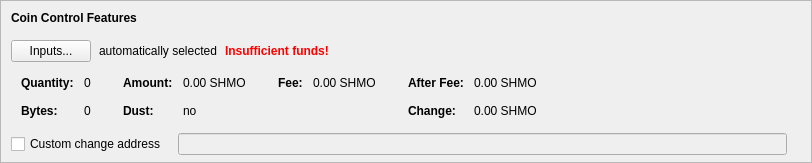
    <widget class="QFrame" name="frameCoinControl">
     <property name="sizePolicy">
      <sizepolicy hsizetype="Expanding" vsizetype="Expanding">
       <horstretch>0</horstretch>
       <verstretch>0</verstretch>
      </sizepolicy>
     </property>
     <property name="maximumSize">
      <size>
       <width>16777215</width>
       <height>16777215</height>
      </size>
     </property>
     <property name="frameShape">
      <enum>QFrame::StyledPanel</enum>
     </property>
     <property name="frameShadow">
      <enum>QFrame::Sunken</enum>
     </property>
     <layout class="QVBoxLayout" name="verticalLayoutCoinControl2">
      <property name="spacing">
       <number>0</number>
      </property>
      <property name="leftMargin">
       <number>0</number>
      </property>
      <property name="topMargin">
       <number>0</number>
      </property>
      <property name="rightMargin">
       <number>0</number>
      </property>
      <property name="bottomMargin">
       <number>6</number>
      </property>
      <item>
       <layout class="QVBoxLayout" name="verticalLayoutCoinControl" stretch="0,0,0,0,1">
        <property name="spacing">
         <number>0</number>
        </property>
        <property name="leftMargin">
         <number>10</number>
        </property>
        <property name="topMargin">
         <number>10</number>
        </property>
        <item>
         <layout class="QHBoxLayout" name="horizontalLayoutCoinControl1">
          <property name="bottomMargin">
           <number>15</number>
          </property>
          <item>
           <widget class="QLabel" name="labelCoinControlFeatures">
            <property name="sizePolicy">
             <sizepolicy hsizetype="Preferred" vsizetype="Maximum">
              <horstretch>0</horstretch>
              <verstretch>0</verstretch>
             </sizepolicy>
            </property>
            <property name="font">
             <font>
              <weight>75</weight>
              <bold>true</bold>
             </font>
            </property>
            <property name="styleSheet">
             <string notr="true">font-weight:bold;</string>
            </property>
            <property name="text">
             <string>Coin Control Features</string>
            </property>
           </widget>
          </item>
         </layout>
        </item>
        <item>
         <layout class="QHBoxLayout" name="horizontalLayoutCoinControl2" stretch="0,0,0,0">
          <property name="spacing">
           <number>8</number>
          </property>
          <property name="bottomMargin">
           <number>10</number>
          </property>
          <item>
           <widget class="QPushButton" name="pushButtonCoinControl">
            <property name="styleSheet">
             <string notr="true"/>
            </property>
            <property name="text">
             <string>Inputs...</string>
            </property>
            <property name="autoDefault">
             <bool>false</bool>
            </property>
           </widget>
          </item>
          <item>
           <widget class="QLabel" name="labelCoinControlAutomaticallySelected">
            <property name="text">
             <string>automatically selected</string>
            </property>
            <property name="margin">
             <number>5</number>
            </property>
           </widget>
          </item>
          <item>
           <widget class="QLabel" name="labelCoinControlInsuffFunds">
            <property name="font">
             <font>
              <weight>75</weight>
              <bold>true</bold>
             </font>
            </property>
            <property name="styleSheet">
             <string notr="true">color:red;font-weight:bold;</string>
            </property>
            <property name="text">
             <string>Insufficient funds!</string>
            </property>
            <property name="margin">
             <number>5</number>
            </property>
           </widget>
          </item>
          <item>
           <spacer name="horizontalSpacerCoinControl">
            <property name="orientation">
             <enum>Qt::Horizontal</enum>
            </property>
            <property name="sizeHint" stdset="0">
             <size>
              <width>40</width>
              <height>1</height>
             </size>
            </property>
           </spacer>
          </item>
         </layout>
        </item>
        <item>
         <widget class="QWidget" name="widgetCoinControl" native="true">
          <property name="sizePolicy">
           <sizepolicy hsizetype="Preferred" vsizetype="Preferred">
            <horstretch>0</horstretch>
            <verstretch>0</verstretch>
           </sizepolicy>
          </property>
          <property name="minimumSize">
           <size>
            <width>0</width>
            <height>0</height>
           </size>
          </property>
          <property name="styleSheet">
           <string notr="true"/>
          </property>
          <layout class="QHBoxLayout" name="horizontalLayoutCoinControl5">
           <property name="leftMargin">
            <number>0</number>
           </property>
           <property name="topMargin">
            <number>0</number>
           </property>
           <property name="rightMargin">
            <number>0</number>
           </property>
           <property name="bottomMargin">
            <number>0</number>
           </property>
           <item>
            <layout class="QHBoxLayout" name="horizontalLayoutCoinControl3" stretch="0,0,0,1">
             <property name="spacing">
              <number>20</number>
             </property>
             <property name="topMargin">
              <number>0</number>
             </property>
             <property name="bottomMargin">
              <number>10</number>
             </property>
             <item>
              <layout class="QFormLayout" name="formLayoutCoinControl1">
               <property name="horizontalSpacing">
                <number>10</number>
               </property>
               <property name="verticalSpacing">
                <number>14</number>
               </property>
               <property name="leftMargin">
                <number>10</number>
               </property>
               <property name="topMargin">
                <number>4</number>
               </property>
               <property name="rightMargin">
                <number>6</number>
               </property>
               <item row="0" column="0">
                <widget class="QLabel" name="labelCoinControlQuantityText">
                 <property name="font">
                  <font>
                   <weight>75</weight>
                   <bold>true</bold>
                  </font>
                 </property>
                 <property name="text">
                  <string>Quantity:</string>
                 </property>
                 <property name="margin">
                  <number>0</number>
                 </property>
                </widget>
               </item>
               <item row="0" column="1">
                <widget class="QLabel" name="labelCoinControlQuantity">
                 <property name="cursor">
                  <cursorShape>IBeamCursor</cursorShape>
                 </property>
                 <property name="contextMenuPolicy">
                  <enum>Qt::ActionsContextMenu</enum>
                 </property>
                 <property name="text">
                  <string notr="true">0</string>
                 </property>
                 <property name="margin">
                  <number>0</number>
                 </property>
                 <property name="textInteractionFlags">
                  <set>Qt::LinksAccessibleByMouse|Qt::TextSelectableByKeyboard|Qt::TextSelectableByMouse</set>
                 </property>
                </widget>
               </item>
               <item row="1" column="0">
                <widget class="QLabel" name="labelCoinControlBytesText">
                 <property name="font">
                  <font>
                   <weight>75</weight>
                   <bold>true</bold>
                  </font>
                 </property>
                 <property name="text">
                  <string>Bytes:</string>
                 </property>
                </widget>
               </item>
               <item row="1" column="1">
                <widget class="QLabel" name="labelCoinControlBytes">
                 <property name="cursor">
                  <cursorShape>IBeamCursor</cursorShape>
                 </property>
                 <property name="contextMenuPolicy">
                  <enum>Qt::ActionsContextMenu</enum>
                 </property>
                 <property name="text">
                  <string notr="true">0</string>
                 </property>
                 <property name="textInteractionFlags">
                  <set>Qt::LinksAccessibleByMouse|Qt::TextSelectableByKeyboard|Qt::TextSelectableByMouse</set>
                 </property>
                </widget>
               </item>
              </layout>
             </item>
             <item>
              <layout class="QFormLayout" name="formLayoutCoinControl2">
               <property name="horizontalSpacing">
                <number>10</number>
               </property>
               <property name="verticalSpacing">
                <number>14</number>
               </property>
               <property name="leftMargin">
                <number>6</number>
               </property>
               <property name="topMargin">
                <number>4</number>
               </property>
               <property name="rightMargin">
                <number>6</number>
               </property>
               <item row="0" column="0">
                <widget class="QLabel" name="labelCoinControlAmountText">
                 <property name="font">
                  <font>
                   <weight>75</weight>
                   <bold>true</bold>
                  </font>
                 </property>
                 <property name="text">
                  <string>Amount:</string>
                 </property>
                 <property name="margin">
                  <number>0</number>
                 </property>
                </widget>
               </item>
               <item row="0" column="1">
                <widget class="QLabel" name="labelCoinControlAmount">
                 <property name="cursor">
                  <cursorShape>IBeamCursor</cursorShape>
                 </property>
                 <property name="contextMenuPolicy">
                  <enum>Qt::ActionsContextMenu</enum>
                 </property>
                 <property name="text">
                  <string notr="true">0.00 SHMO</string>
                 </property>
                 <property name="textInteractionFlags">
                  <set>Qt::LinksAccessibleByMouse|Qt::TextSelectableByKeyboard|Qt::TextSelectableByMouse</set>
                 </property>
                </widget>
               </item>
               <item row="1" column="0">
                <widget class="QLabel" name="labelCoinControlLowOutputText">
                 <property name="font">
                  <font>
                   <weight>75</weight>
                   <bold>true</bold>
                  </font>
                 </property>
                 <property name="text">
                  <string>Dust:</string>
                 </property>
                </widget>
               </item>
               <item row="1" column="1">
                <widget class="QLabel" name="labelCoinControlLowOutput">
                 <property name="cursor">
                  <cursorShape>IBeamCursor</cursorShape>
                 </property>
                 <property name="contextMenuPolicy">
                  <enum>Qt::ActionsContextMenu</enum>
                 </property>
                 <property name="text">
                  <string notr="true">no</string>
                 </property>
                 <property name="textInteractionFlags">
                  <set>Qt::LinksAccessibleByMouse|Qt::TextSelectableByKeyboard|Qt::TextSelectableByMouse</set>
                 </property>
                </widget>
               </item>
              </layout>
             </item>
             <item>
              <layout class="QFormLayout" name="formLayoutCoinControl3">
               <property name="horizontalSpacing">
                <number>10</number>
               </property>
               <property name="verticalSpacing">
                <number>14</number>
               </property>
               <property name="leftMargin">
                <number>6</number>
               </property>
               <property name="topMargin">
                <number>4</number>
               </property>
               <property name="rightMargin">
                <number>6</number>
               </property>
               <item row="0" column="0">
                <widget class="QLabel" name="labelCoinControlFeeText">
                 <property name="font">
                  <font>
                   <weight>75</weight>
                   <bold>true</bold>
                  </font>
                 </property>
                 <property name="text">
                  <string>Fee:</string>
                 </property>
                 <property name="margin">
                  <number>0</number>
                 </property>
                </widget>
               </item>
               <item row="0" column="1">
                <widget class="QLabel" name="labelCoinControlFee">
                 <property name="cursor">
                  <cursorShape>IBeamCursor</cursorShape>
                 </property>
                 <property name="contextMenuPolicy">
                  <enum>Qt::ActionsContextMenu</enum>
                 </property>
                 <property name="text">
                  <string notr="true">0.00 SHMO</string>
                 </property>
                 <property name="textInteractionFlags">
                  <set>Qt::LinksAccessibleByMouse|Qt::TextSelectableByKeyboard|Qt::TextSelectableByMouse</set>
                 </property>
                </widget>
               </item>
              </layout>
             </item>
             <item>
              <layout class="QFormLayout" name="formLayoutCoinControl4">
               <property name="horizontalSpacing">
                <number>10</number>
               </property>
               <property name="verticalSpacing">
                <number>14</number>
               </property>
               <property name="leftMargin">
                <number>6</number>
               </property>
               <property name="topMargin">
                <number>4</number>
               </property>
               <property name="rightMargin">
                <number>6</number>
               </property>
               <item row="0" column="0">
                <widget class="QLabel" name="labelCoinControlAfterFeeText">
                 <property name="font">
                  <font>
                   <weight>75</weight>
                   <bold>true</bold>
                  </font>
                 </property>
                 <property name="text">
                  <string>After Fee:</string>
                 </property>
                 <property name="margin">
                  <number>0</number>
                 </property>
                </widget>
               </item>
               <item row="0" column="1">
                <widget class="QLabel" name="labelCoinControlAfterFee">
                 <property name="cursor">
                  <cursorShape>IBeamCursor</cursorShape>
                 </property>
                 <property name="contextMenuPolicy">
                  <enum>Qt::ActionsContextMenu</enum>
                 </property>
                 <property name="text">
                  <string notr="true">0.00 SHMO</string>
                 </property>
                 <property name="textInteractionFlags">
                  <set>Qt::LinksAccessibleByMouse|Qt::TextSelectableByKeyboard|Qt::TextSelectableByMouse</set>
                 </property>
                </widget>
               </item>
               <item row="1" column="0">
                <widget class="QLabel" name="labelCoinControlChangeText">
                 <property name="font">
                  <font>
                   <weight>75</weight>
                   <bold>true</bold>
                  </font>
                 </property>
                 <property name="text">
                  <string>Change:</string>
                 </property>
                </widget>
               </item>
               <item row="1" column="1">
                <widget class="QLabel" name="labelCoinControlChange">
                 <property name="cursor">
                  <cursorShape>IBeamCursor</cursorShape>
                 </property>
                 <property name="contextMenuPolicy">
                  <enum>Qt::ActionsContextMenu</enum>
                 </property>
                 <property name="text">
                  <string notr="true">0.00 SHMO</string>
                 </property>
                 <property name="textInteractionFlags">
                  <set>Qt::LinksAccessibleByMouse|Qt::TextSelectableByKeyboard|Qt::TextSelectableByMouse</set>
                 </property>
                </widget>
               </item>
              </layout>
             </item>
            </layout>
           </item>
          </layout>
         </widget>
        </item>
        <item>
         <layout class="QHBoxLayout" name="horizontalLayoutCoinControl4" stretch="0,0,0">
          <property name="spacing">
           <number>12</number>
          </property>
          <property name="sizeConstraint">
           <enum>QLayout::SetDefaultConstraint</enum>
          </property>
          <property name="topMargin">
           <number>5</number>
          </property>
          <property name="rightMargin">
           <number>5</number>
          </property>
          <item>
           <widget class="QCheckBox" name="checkBoxCoinControlChange">
            <property name="toolTip">
             <string>If this is activated, but the change address is empty or invalid, change will be sent to a newly generated address.</string>
            </property>
            <property name="text">
             <string>Custom change address</string>
            </property>
           </widget>
          </item>
          <item>
           <widget class="QValidatedLineEdit" name="lineEditCoinControlChange">
            <property name="enabled">
             <bool>false</bool>
            </property>
            <property name="sizePolicy">
             <sizepolicy hsizetype="Expanding" vsizetype="Fixed">
              <horstretch>0</horstretch>
              <verstretch>0</verstretch>
             </sizepolicy>
            </property>
           </widget>
          </item>
          <item>
           <widget class="QLabel" name="labelCoinControlChangeLabel">
            <property name="sizePolicy">
             <sizepolicy hsizetype="Preferred" vsizetype="Expanding">
              <horstretch>0</horstretch>
              <verstretch>0</verstretch>
             </sizepolicy>
            </property>
            <property name="minimumSize">
             <size>
              <width>0</width>
              <height>0</height>
             </size>
            </property>
            <property name="text">
             <string/>
            </property>
            <property name="margin">
             <number>3</number>
            </property>
           </widget>
          </item>
         </layout>
        </item>
        <item>
         <spacer name="verticalSpacerCoinControl">
          <property name="orientation">
           <enum>Qt::Vertical</enum>
          </property>
          <property name="sizeHint" stdset="0">
           <size>
            <width>800</width>
            <height>1</height>
           </size>
          </property>
         </spacer>
        </item>
       </layout>
      </item>
     </layout>
    </widget>
